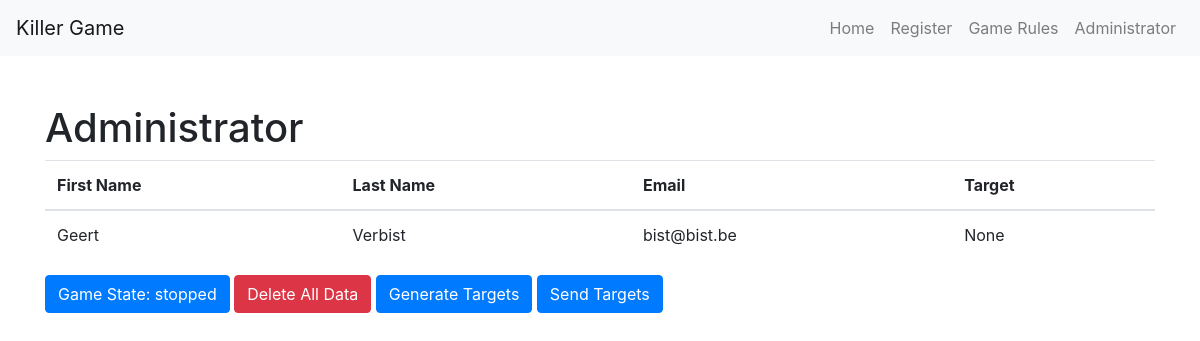
The page /admin on the database as committed earlier.
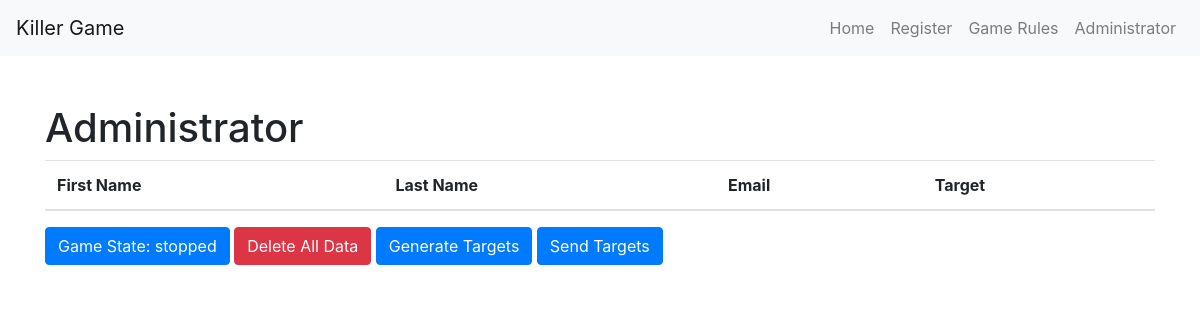
The same page on the database as committed later.
### tables this page shows
CREATE TABLE "users" (
	"id"	INTEGER,
	"first_name"	TEXT,
	"last_name"	TEXT,
	"email"	TEXT,
	"target"	TEXT,
	PRIMARY KEY("id")
);

CREATE TABLE game_state (
  id INTEGER PRIMARY KEY,
  game_state TEXT
);

### app.py (the view)
@app.route('/admin')
def admin():
    conn = sqlite3.connect('users.db')
    c = conn.cursor()
    c.execute('SELECT * FROM users')
    records = c.fetchall()
    c.execute('SELECT game_state FROM game_state WHERE id = 1')
    gameState = c.fetchone()[0]
    conn.close()
    return render_template('admin.html', records=records, gameState=gameState)

### templates/admin.html (shortened to what this page needs)
{% extends 'base.html' %}
{% block content %}
  <h1>Administrator</h1>
  <table class="table">
    <thead>
      <tr>
        <th>First Name</th>
        <th>Last Name</th>
        <th>Email</th>
        <th>Target</th>
      </tr>
    </thead>
    <tbody>
      {% for record in records %}
        <tr>
          <td>{{ record[1] }}</td>
          <td>{{ record[2] }}</td>
          <td>{{ record[3] }}</td>
          <td>{{ record[4] }}</td>
        </tr>
      {% endfor %}
    </tbody>
  </table>
  <button id="game-state-button" class="btn btn-primary" data-state="{{ gameState }}">Game State: {{ gameState }}</button>
  <button id="delete-data-button" class="btn btn-danger">Delete All Data</button>
  <button id="generate-targets-button" class="btn btn-primary">Generate Targets</button>
  <button id="send-targets-button" class="btn btn-primary">Send Targets</button>
{% endblock %}

### templates/base.html (shortened to what this page needs)
<!DOCTYPE html>
<html lang="en">
  <head>
    {% block styles %}
      <link rel="stylesheet" href="https://cdnjs.cloudflare.com/ajax/libs/twitter-bootstrap/4.6.0/css/bootstrap.min.css">
    {% endblock %}
  </head>
  <body>
    <nav class="navbar navbar-expand-lg navbar-light bg-light">
      <a class="navbar-brand" href="#">Killer Game</a>
      <div class="collapse navbar-collapse" id="navbarNav">
        <ul class="navbar-nav ml-auto">
          <li class="nav-item">
            <a class="nav-link" href="{{ url_for('index') }}">Home</a>
          </li>
          <li class="nav-item">
            <a class="nav-link" href="{{ url_for('register') }}">Register</a>
          </li>
          <li class="nav-item">
            <a class="nav-link" href="{{ url_for('game_rules') }}">Game Rules</a>
          </li>
          <li class="nav-item">
            <a class="nav-link" href="{{ url_for('admin') }}">Administrator</a>
          </li>
        </ul>
      </div>
    </nav>
    <div class="container mt-5">
      {% block content %}
      {% endblock %}
    </div>
  </body>
</html>

Rows that differ between the two databases and show on the page:
removed users: first_name "Geert", last_name "Verbist", email "bist@bist.be", record "None"
